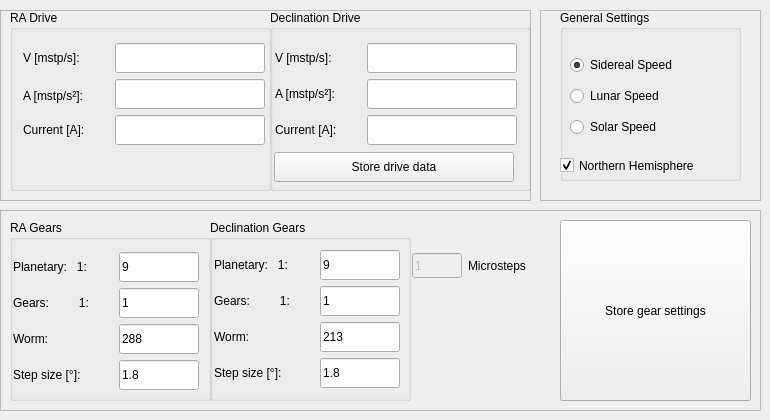
    <widget class="QWidget" name="gearTab">
     <attribute name="title">
      <string> Drive settings</string>
     </attribute>
     <widget class="QFrame" name="frameKinetics">
      <property name="geometry">
       <rect>
        <x>0</x>
        <y>10</y>
        <width>531</width>
        <height>191</height>
       </rect>
      </property>
      <property name="frameShape">
       <enum>QFrame::StyledPanel</enum>
      </property>
      <property name="frameShadow">
       <enum>QFrame::Raised</enum>
      </property>
      <widget class="QGroupBox" name="gbRAKin">
       <property name="geometry">
        <rect>
         <x>10</x>
         <y>0</y>
         <width>261</width>
         <height>181</height>
        </rect>
       </property>
       <property name="title">
        <string>RA Drive</string>
       </property>
       <widget class="QWidget" name="layoutWidget">
        <property name="geometry">
         <rect>
          <x>12</x>
          <y>33</y>
          <width>245</width>
          <height>141</height>
         </rect>
        </property>
        <layout class="QVBoxLayout" name="verticalLayout_13">
         <item>
          <layout class="QGridLayout" name="gridLayout_18">
           <item row="0" column="0">
            <widget class="QLabel" name="labelContr1">
             <property name="sizePolicy">
              <sizepolicy hsizetype="Preferred" vsizetype="Preferred">
               <horstretch>150</horstretch>
               <verstretch>30</verstretch>
              </sizepolicy>
             </property>
             <property name="minimumSize">
              <size>
               <width>80</width>
               <height>30</height>
              </size>
             </property>
             <property name="maximumSize">
              <size>
               <width>80</width>
               <height>30</height>
              </size>
             </property>
             <property name="text">
              <string>V [mstp/s]:</string>
             </property>
            </widget>
           </item>
           <item row="0" column="1">
            <widget class="QLineEdit" name="leVMaxRA">
             <property name="enabled">
              <bool>true</bool>
             </property>
             <property name="sizePolicy">
              <sizepolicy hsizetype="Fixed" vsizetype="Fixed">
               <horstretch>0</horstretch>
               <verstretch>0</verstretch>
              </sizepolicy>
             </property>
             <property name="minimumSize">
              <size>
               <width>150</width>
               <height>30</height>
              </size>
             </property>
             <property name="maximumSize">
              <size>
               <width>150</width>
               <height>30</height>
              </size>
             </property>
             <property name="readOnly">
              <bool>true</bool>
             </property>
            </widget>
           </item>
           <item row="1" column="0">
            <widget class="QLabel" name="labelContr3">
             <property name="minimumSize">
              <size>
               <width>85</width>
               <height>30</height>
              </size>
             </property>
             <property name="maximumSize">
              <size>
               <width>85</width>
               <height>25</height>
              </size>
             </property>
             <property name="text">
              <string>A [mstp/s²]:</string>
             </property>
            </widget>
           </item>
           <item row="1" column="1">
            <widget class="QLineEdit" name="leAMaxRA">
             <property name="sizePolicy">
              <sizepolicy hsizetype="Fixed" vsizetype="Fixed">
               <horstretch>0</horstretch>
               <verstretch>0</verstretch>
              </sizepolicy>
             </property>
             <property name="minimumSize">
              <size>
               <width>150</width>
               <height>30</height>
              </size>
             </property>
             <property name="maximumSize">
              <size>
               <width>150</width>
               <height>30</height>
              </size>
             </property>
            </widget>
           </item>
           <item row="2" column="0">
            <widget class="QLabel" name="labelContr4">
             <property name="minimumSize">
              <size>
               <width>80</width>
               <height>30</height>
              </size>
             </property>
             <property name="maximumSize">
              <size>
               <width>80</width>
               <height>30</height>
              </size>
             </property>
             <property name="text">
              <string>Current [A]:</string>
             </property>
            </widget>
           </item>
           <item row="2" column="1">
            <widget class="QLineEdit" name="leCurrMaxRA">
             <property name="sizePolicy">
              <sizepolicy hsizetype="Fixed" vsizetype="Fixed">
               <horstretch>0</horstretch>
               <verstretch>0</verstretch>
              </sizepolicy>
             </property>
             <property name="minimumSize">
              <size>
               <width>150</width>
               <height>30</height>
              </size>
             </property>
             <property name="maximumSize">
              <size>
               <width>150</width>
               <height>30</height>
              </size>
             </property>
            </widget>
           </item>
          </layout>
         </item>
         <item>
          <spacer name="verticalSpacer">
           <property name="orientation">
            <enum>Qt::Vertical</enum>
           </property>
           <property name="sizeHint" stdset="0">
            <size>
             <width>20</width>
             <height>18</height>
            </size>
           </property>
          </spacer>
         </item>
        </layout>
       </widget>
      </widget>
      <widget class="QGroupBox" name="groupBox_2">
       <property name="geometry">
        <rect>
         <x>270</x>
         <y>0</y>
         <width>261</width>
         <height>181</height>
        </rect>
       </property>
       <property name="title">
        <string>Declination Drive</string>
       </property>
       <widget class="QWidget" name="layoutWidget">
        <property name="geometry">
         <rect>
          <x>4</x>
          <y>32</y>
          <width>245</width>
          <height>143</height>
         </rect>
        </property>
        <layout class="QVBoxLayout" name="verticalLayout_12">
         <item>
          <layout class="QGridLayout" name="gridLayout_19">
           <item row="0" column="0">
            <widget class="QLabel" name="labelContr1_2">
             <property name="minimumSize">
              <size>
               <width>80</width>
               <height>30</height>
              </size>
             </property>
             <property name="maximumSize">
              <size>
               <width>80</width>
               <height>30</height>
              </size>
             </property>
             <property name="text">
              <string>V [mstp/s]:</string>
             </property>
            </widget>
           </item>
           <item row="0" column="1">
            <widget class="QLineEdit" name="leVMaxDecl">
             <property name="enabled">
              <bool>true</bool>
             </property>
             <property name="sizePolicy">
              <sizepolicy hsizetype="Fixed" vsizetype="Fixed">
               <horstretch>0</horstretch>
               <verstretch>0</verstretch>
              </sizepolicy>
             </property>
             <property name="minimumSize">
              <size>
               <width>150</width>
               <height>30</height>
              </size>
             </property>
             <property name="maximumSize">
              <size>
               <width>150</width>
               <height>30</height>
              </size>
             </property>
             <property name="readOnly">
              <bool>true</bool>
             </property>
            </widget>
           </item>
           <item row="1" column="0">
            <widget class="QLabel" name="labelContr3_2">
             <property name="minimumSize">
              <size>
               <width>85</width>
               <height>30</height>
              </size>
             </property>
             <property name="maximumSize">
              <size>
               <width>85</width>
               <height>30</height>
              </size>
             </property>
             <property name="text">
              <string>A [mstp/s²]:</string>
             </property>
            </widget>
           </item>
           <item row="1" column="1">
            <widget class="QLineEdit" name="leAMaxDecl">
             <property name="sizePolicy">
              <sizepolicy hsizetype="Fixed" vsizetype="Fixed">
               <horstretch>0</horstretch>
               <verstretch>0</verstretch>
              </sizepolicy>
             </property>
             <property name="minimumSize">
              <size>
               <width>150</width>
               <height>30</height>
              </size>
             </property>
             <property name="maximumSize">
              <size>
               <width>150</width>
               <height>30</height>
              </size>
             </property>
            </widget>
           </item>
           <item row="2" column="0">
            <widget class="QLabel" name="labelContr4_2">
             <property name="minimumSize">
              <size>
               <width>80</width>
               <height>30</height>
              </size>
             </property>
             <property name="maximumSize">
              <size>
               <width>80</width>
               <height>30</height>
              </size>
             </property>
             <property name="text">
              <string>Current [A]:</string>
             </property>
            </widget>
           </item>
           <item row="2" column="1">
            <widget class="QLineEdit" name="leCurrMaxDecl">
             <property name="sizePolicy">
              <sizepolicy hsizetype="Fixed" vsizetype="Fixed">
               <horstretch>0</horstretch>
               <verstretch>0</verstretch>
              </sizepolicy>
             </property>
             <property name="minimumSize">
              <size>
               <width>150</width>
               <height>30</height>
              </size>
             </property>
             <property name="maximumSize">
              <size>
               <width>150</width>
               <height>30</height>
              </size>
             </property>
            </widget>
           </item>
          </layout>
         </item>
         <item>
          <widget class="QPushButton" name="pbStoreDrive">
           <property name="minimumSize">
            <size>
             <width>240</width>
             <height>30</height>
            </size>
           </property>
           <property name="maximumSize">
            <size>
             <width>240</width>
             <height>30</height>
            </size>
           </property>
           <property name="text">
            <string>Store drive data</string>
           </property>
          </widget>
         </item>
        </layout>
       </widget>
      </widget>
     </widget>
     <widget class="QFrame" name="frame">
      <property name="geometry">
       <rect>
        <x>0</x>
        <y>210</y>
        <width>761</width>
        <height>201</height>
       </rect>
      </property>
      <property name="frameShape">
       <enum>QFrame::StyledPanel</enum>
      </property>
      <property name="frameShadow">
       <enum>QFrame::Raised</enum>
      </property>
      <widget class="QGroupBox" name="gbRAGear">
       <property name="geometry">
        <rect>
         <x>10</x>
         <y>10</y>
         <width>201</width>
         <height>181</height>
        </rect>
       </property>
       <property name="title">
        <string>RA Gears</string>
       </property>
       <property name="flat">
        <bool>false</bool>
       </property>
       <widget class="QWidget" name="layoutWidget_2">
        <property name="geometry">
         <rect>
          <x>3</x>
          <y>32</y>
          <width>188</width>
          <height>140</height>
         </rect>
        </property>
        <layout class="QFormLayout" name="formLayout">
         <item row="0" column="0">
          <widget class="QLabel" name="labelPGRA">
           <property name="sizePolicy">
            <sizepolicy hsizetype="Fixed" vsizetype="Fixed">
             <horstretch>0</horstretch>
             <verstretch>0</verstretch>
            </sizepolicy>
           </property>
           <property name="minimumSize">
            <size>
             <width>100</width>
             <height>30</height>
            </size>
           </property>
           <property name="maximumSize">
            <size>
             <width>100</width>
             <height>30</height>
            </size>
           </property>
           <property name="font">
            <font>
             <weight>50</weight>
             <bold>false</bold>
            </font>
           </property>
           <property name="text">
            <string>Planetary:   1:</string>
           </property>
          </widget>
         </item>
         <item row="0" column="1">
          <widget class="QLineEdit" name="leRAPlanetary">
           <property name="sizePolicy">
            <sizepolicy hsizetype="Fixed" vsizetype="Fixed">
             <horstretch>0</horstretch>
             <verstretch>0</verstretch>
            </sizepolicy>
           </property>
           <property name="minimumSize">
            <size>
             <width>80</width>
             <height>30</height>
            </size>
           </property>
           <property name="maximumSize">
            <size>
             <width>80</width>
             <height>30</height>
            </size>
           </property>
           <property name="text">
            <string>9</string>
           </property>
          </widget>
         </item>
         <item row="1" column="0">
          <widget class="QLabel" name="labelGRA">
           <property name="sizePolicy">
            <sizepolicy hsizetype="Fixed" vsizetype="Fixed">
             <horstretch>0</horstretch>
             <verstretch>0</verstretch>
            </sizepolicy>
           </property>
           <property name="minimumSize">
            <size>
             <width>100</width>
             <height>30</height>
            </size>
           </property>
           <property name="maximumSize">
            <size>
             <width>100</width>
             <height>30</height>
            </size>
           </property>
           <property name="font">
            <font>
             <weight>50</weight>
             <bold>false</bold>
            </font>
           </property>
           <property name="text">
            <string>Gears:         1:</string>
           </property>
          </widget>
         </item>
         <item row="1" column="1">
          <widget class="QLineEdit" name="leRAGear">
           <property name="sizePolicy">
            <sizepolicy hsizetype="Fixed" vsizetype="Fixed">
             <horstretch>0</horstretch>
             <verstretch>0</verstretch>
            </sizepolicy>
           </property>
           <property name="minimumSize">
            <size>
             <width>80</width>
             <height>30</height>
            </size>
           </property>
           <property name="maximumSize">
            <size>
             <width>80</width>
             <height>30</height>
            </size>
           </property>
           <property name="text">
            <string>1</string>
           </property>
          </widget>
         </item>
         <item row="2" column="0">
          <widget class="QLabel" name="labelWRA">
           <property name="sizePolicy">
            <sizepolicy hsizetype="Fixed" vsizetype="Fixed">
             <horstretch>0</horstretch>
             <verstretch>0</verstretch>
            </sizepolicy>
           </property>
           <property name="minimumSize">
            <size>
             <width>100</width>
             <height>30</height>
            </size>
           </property>
           <property name="maximumSize">
            <size>
             <width>100</width>
             <height>30</height>
            </size>
           </property>
           <property name="font">
            <font>
             <weight>50</weight>
             <bold>false</bold>
            </font>
           </property>
           <property name="text">
            <string>Worm:</string>
           </property>
          </widget>
         </item>
         <item row="2" column="1">
          <widget class="QLineEdit" name="leRAWorm">
           <property name="sizePolicy">
            <sizepolicy hsizetype="Fixed" vsizetype="Fixed">
             <horstretch>0</horstretch>
             <verstretch>0</verstretch>
            </sizepolicy>
           </property>
           <property name="minimumSize">
            <size>
             <width>80</width>
             <height>30</height>
            </size>
           </property>
           <property name="maximumSize">
            <size>
             <width>80</width>
             <height>30</height>
            </size>
           </property>
           <property name="text">
            <string>288</string>
           </property>
          </widget>
         </item>
         <item row="3" column="0">
          <widget class="QLabel" name="labelRA3">
           <property name="minimumSize">
            <size>
             <width>100</width>
             <height>30</height>
            </size>
           </property>
           <property name="maximumSize">
            <size>
             <width>100</width>
             <height>30</height>
            </size>
           </property>
           <property name="font">
            <font>
             <weight>50</weight>
             <bold>false</bold>
            </font>
           </property>
           <property name="text">
            <string>Step size [°]:</string>
           </property>
          </widget>
         </item>
         <item row="3" column="1">
          <widget class="QLineEdit" name="leRAStepsize">
           <property name="minimumSize">
            <size>
             <width>80</width>
             <height>30</height>
            </size>
           </property>
           <property name="maximumSize">
            <size>
             <width>80</width>
             <height>30</height>
            </size>
           </property>
           <property name="text">
            <string>1.8</string>
           </property>
          </widget>
         </item>
        </layout>
       </widget>
      </widget>
      <widget class="QGroupBox" name="gbDeclGear">
       <property name="geometry">
        <rect>
         <x>210</x>
         <y>10</y>
         <width>201</width>
         <height>181</height>
        </rect>
       </property>
       <property name="title">
        <string>Declination Gears</string>
       </property>
       <property name="flat">
        <bool>false</bool>
       </property>
       <widget class="QWidget" name="layoutWidget_5">
        <property name="geometry">
         <rect>
          <x>4</x>
          <y>30</y>
          <width>188</width>
          <height>141</height>
         </rect>
        </property>
        <layout class="QFormLayout" name="formLayout_2">
         <property name="fieldGrowthPolicy">
          <enum>QFormLayout::AllNonFixedFieldsGrow</enum>
         </property>
         <item row="0" column="0">
          <widget class="QLabel" name="labelPGDecl_2">
           <property name="minimumSize">
            <size>
             <width>100</width>
             <height>30</height>
            </size>
           </property>
           <property name="maximumSize">
            <size>
             <width>100</width>
             <height>30</height>
            </size>
           </property>
           <property name="font">
            <font>
             <weight>50</weight>
             <bold>false</bold>
            </font>
           </property>
           <property name="text">
            <string>Planetary:   1:</string>
           </property>
          </widget>
         </item>
         <item row="0" column="1">
          <widget class="QLineEdit" name="leDeclPlanetary">
           <property name="minimumSize">
            <size>
             <width>80</width>
             <height>30</height>
            </size>
           </property>
           <property name="maximumSize">
            <size>
             <width>80</width>
             <height>30</height>
            </size>
           </property>
           <property name="text">
            <string>9</string>
           </property>
          </widget>
         </item>
         <item row="1" column="0">
          <widget class="QLabel" name="labelGDecl_2">
           <property name="minimumSize">
            <size>
             <width>100</width>
             <height>30</height>
            </size>
           </property>
           <property name="maximumSize">
            <size>
             <width>100</width>
             <height>30</height>
            </size>
           </property>
           <property name="text">
            <string>Gears:         1:</string>
           </property>
          </widget>
         </item>
         <item row="1" column="1">
          <widget class="QLineEdit" name="leDeclGear">
           <property name="minimumSize">
            <size>
             <width>80</width>
             <height>30</height>
            </size>
           </property>
           <property name="maximumSize">
            <size>
             <width>80</width>
             <height>30</height>
            </size>
           </property>
           <property name="text">
            <string>1</string>
           </property>
          </widget>
         </item>
         <item row="2" column="0">
          <widget class="QLabel" name="labelWDecl_2">
           <property name="sizePolicy">
            <sizepolicy hsizetype="Fixed" vsizetype="Fixed">
             <horstretch>0</horstretch>
             <verstretch>0</verstretch>
            </sizepolicy>
           </property>
           <property name="minimumSize">
            <size>
             <width>100</width>
             <height>30</height>
            </size>
           </property>
           <property name="maximumSize">
            <size>
             <width>100</width>
             <height>30</height>
            </size>
           </property>
           <property name="text">
            <string>Worm:</string>
           </property>
          </widget>
         </item>
         <item row="2" column="1">
          <widget class="QLineEdit" name="leDeclWorm">
           <property name="sizePolicy">
            <sizepolicy hsizetype="Fixed" vsizetype="Fixed">
             <horstretch>0</horstretch>
             <verstretch>0</verstretch>
            </sizepolicy>
           </property>
           <property name="minimumSize">
            <size>
             <width>80</width>
             <height>30</height>
            </size>
           </property>
           <property name="maximumSize">
            <size>
             <width>80</width>
             <height>30</height>
            </size>
           </property>
           <property name="text">
            <string>213</string>
           </property>
          </widget>
         </item>
         <item row="3" column="0">
          <widget class="QLabel" name="labelDecl3_2">
           <property name="minimumSize">
            <size>
             <width>100</width>
             <height>30</height>
            </size>
           </property>
           <property name="maximumSize">
            <size>
             <width>100</width>
             <height>30</height>
            </size>
           </property>
           <property name="font">
            <font>
             <weight>50</weight>
             <bold>false</bold>
            </font>
           </property>
           <property name="text">
            <string>Step size [°]:</string>
           </property>
          </widget>
         </item>
         <item row="3" column="1">
          <widget class="QLineEdit" name="leDeclStepSize">
           <property name="minimumSize">
            <size>
             <width>80</width>
             <height>30</height>
            </size>
           </property>
           <property name="maximumSize">
            <size>
             <width>80</width>
             <height>30</height>
            </size>
           </property>
           <property name="text">
            <string>1.8</string>
           </property>
          </widget>
         </item>
        </layout>
       </widget>
      </widget>
      <widget class="QPushButton" name="pbStoreGears">
       <property name="geometry">
        <rect>
         <x>560</x>
         <y>10</y>
         <width>191</width>
         <height>181</height>
        </rect>
       </property>
       <property name="text">
        <string>Store gear settings</string>
       </property>
      </widget>
      <widget class="QWidget" name="layoutWidget">
       <property name="geometry">
        <rect>
         <x>412</x>
         <y>42</y>
         <width>137</width>
         <height>27</height>
        </rect>
       </property>
       <layout class="QHBoxLayout" name="horizontalLayout_4">
        <item>
         <widget class="QLineEdit" name="leMicrosteps">
          <property name="enabled">
           <bool>false</bool>
          </property>
          <property name="sizePolicy">
           <sizepolicy hsizetype="Fixed" vsizetype="Fixed">
            <horstretch>0</horstretch>
            <verstretch>0</verstretch>
           </sizepolicy>
          </property>
          <property name="maximumSize">
           <size>
            <width>50</width>
            <height>25</height>
           </size>
          </property>
          <property name="text">
           <string>1</string>
          </property>
         </widget>
        </item>
        <item>
         <widget class="QLabel" name="lmsteps">
          <property name="text">
           <string>Microsteps</string>
          </property>
         </widget>
        </item>
       </layout>
      </widget>
     </widget>
     <widget class="QFrame" name="frame_4">
      <property name="geometry">
       <rect>
        <x>540</x>
        <y>10</y>
        <width>221</width>
        <height>191</height>
       </rect>
      </property>
      <property name="frameShape">
       <enum>QFrame::StyledPanel</enum>
      </property>
      <property name="frameShadow">
       <enum>QFrame::Raised</enum>
      </property>
      <widget class="QGroupBox" name="gbGeneralSettings">
       <property name="geometry">
        <rect>
         <x>20</x>
         <y>0</y>
         <width>181</width>
         <height>171</height>
        </rect>
       </property>
       <property name="title">
        <string>General Settings </string>
       </property>
       <widget class="QCheckBox" name="cbIsOnNorthernHemisphere">
        <property name="geometry">
         <rect>
          <x>0</x>
          <y>140</y>
          <width>181</width>
          <height>31</height>
         </rect>
        </property>
        <property name="text">
         <string>Northern Hemisphere</string>
        </property>
        <property name="checked">
         <bool>true</bool>
        </property>
       </widget>
       <widget class="QWidget" name="layoutWidget_11">
        <property name="geometry">
         <rect>
          <x>10</x>
          <y>40</y>
          <width>136</width>
          <height>92</height>
         </rect>
        </property>
        <layout class="QVBoxLayout" name="verticalLayout_8">
         <item>
          <widget class="QRadioButton" name="rbSiderealSpeed">
           <property name="text">
            <string>Sidereal Speed</string>
           </property>
           <property name="checked">
            <bool>true</bool>
           </property>
          </widget>
         </item>
         <item>
          <widget class="QRadioButton" name="rbLunarSpeed">
           <property name="text">
            <string>Lunar Speed</string>
           </property>
          </widget>
         </item>
         <item>
          <widget class="QRadioButton" name="rbSolarSpeed">
           <property name="text">
            <string>Solar Speed</string>
           </property>
          </widget>
         </item>
        </layout>
       </widget>
      </widget>
     </widget>
    </widget>
